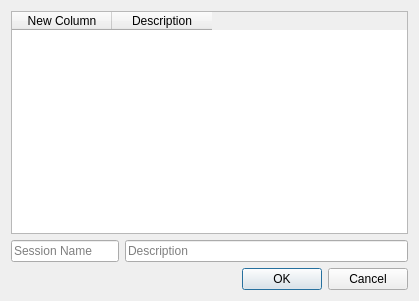
<?xml version="1.0" encoding="UTF-8"?>
<ui version="4.0">
 <class>SaveSession</class>
 <widget class="QDialog" name="SaveSession">
  <property name="geometry">
   <rect>
    <x>0</x>
    <y>0</y>
    <width>419</width>
    <height>301</height>
   </rect>
  </property>
  <property name="windowTitle">
   <string>Save Session</string>
  </property>
  <layout class="QVBoxLayout" name="verticalLayout">
   <item>
    <widget class="QTableWidget" name="tableWidget">
     <property name="editTriggers">
      <set>QAbstractItemView::NoEditTriggers</set>
     </property>
     <property name="showDropIndicator" stdset="0">
      <bool>false</bool>
     </property>
     <property name="selectionMode">
      <enum>QAbstractItemView::SingleSelection</enum>
     </property>
     <property name="selectionBehavior">
      <enum>QAbstractItemView::SelectRows</enum>
     </property>
     <column>
      <property name="text">
       <string>New Column</string>
      </property>
     </column>
     <column>
      <property name="text">
       <string>Description</string>
      </property>
     </column>
    </widget>
   </item>
   <item>
    <layout class="QGridLayout" name="gridLayout">
     <item row="1" column="0">
      <widget class="QLineEdit" name="sessionName">
       <property name="placeholderText">
        <string>Session Name</string>
       </property>
      </widget>
     </item>
     <item row="1" column="1">
      <widget class="QLineEdit" name="lineEdit">
       <property name="sizePolicy">
        <sizepolicy hsizetype="Expanding" vsizetype="Fixed">
         <horstretch>1</horstretch>
         <verstretch>0</verstretch>
        </sizepolicy>
       </property>
       <property name="placeholderText">
        <string>Description</string>
       </property>
      </widget>
     </item>
    </layout>
   </item>
   <item>
    <widget class="QDialogButtonBox" name="buttonBox">
     <property name="orientation">
      <enum>Qt::Horizontal</enum>
     </property>
     <property name="standardButtons">
      <set>QDialogButtonBox::Cancel|QDialogButtonBox::Ok</set>
     </property>
    </widget>
   </item>
  </layout>
 </widget>
 <resources/>
 <connections>
  <connection>
   <sender>buttonBox</sender>
   <signal>accepted()</signal>
   <receiver>SaveSession</receiver>
   <slot>accept()</slot>
   <hints>
    <hint type="sourcelabel">
     <x>248</x>
     <y>254</y>
    </hint>
    <hint type="destinationlabel">
     <x>157</x>
     <y>274</y>
    </hint>
   </hints>
  </connection>
  <connection>
   <sender>buttonBox</sender>
   <signal>rejected()</signal>
   <receiver>SaveSession</receiver>
   <slot>reject()</slot>
   <hints>
    <hint type="sourcelabel">
     <x>316</x>
     <y>260</y>
    </hint>
    <hint type="destinationlabel">
     <x>286</x>
     <y>274</y>
    </hint>
   </hints>
  </connection>
 </connections>
</ui>
